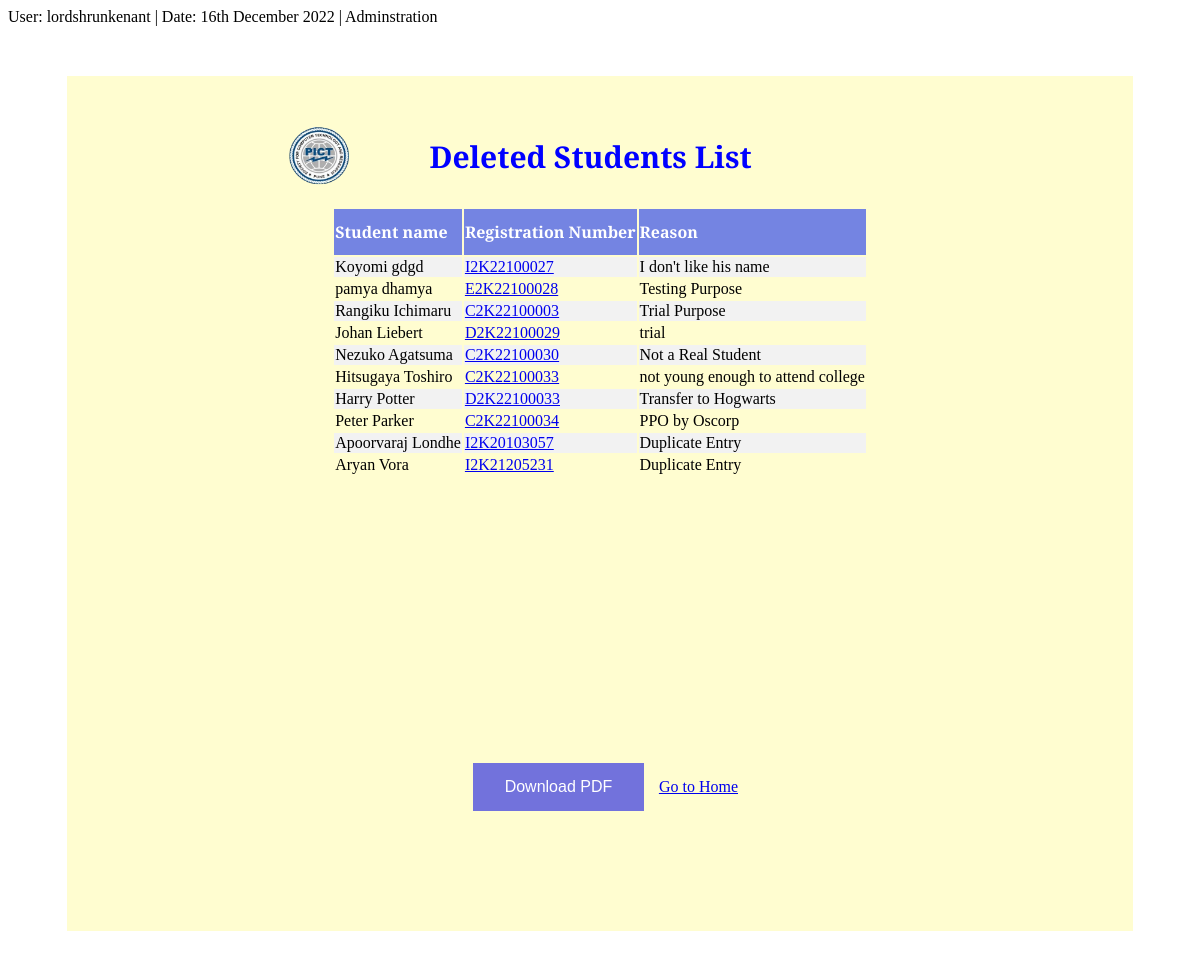
/basicform/showdelstudents/ (signed in), run on the app's committed database.
### basicform/models.py (models this page shows, shortened)
class DeletedStudent(models.Model):
    gender_list=[('M','male'),('F','female'),('O','other')]
    cap_choice_list=[(0,0),(1,1),(2,2),(3,3)]
    quota_list=[('CAP','CAP'),('institute','insti. lvl'),('pio','pio,J&K,J&kSSS'),('NEUT','NEUT'),('OCI','OCI'),('FN','FN'),('CIWC','CIWC'),('TFWS','TFWS'),('EWS','EWS'),('DEF','DEF')]
    state_list=[('MS','MS'),('OMS','OMS')]
    area_list=[('rural','rural'),('urban','urban')]
    board_list=[('MH','maharashtra'),('CBSE','CBSE'),('ICSE','ICSE'),('Other','Other')]
    branch_list=[('Computer','Computer'),('Data Science','Data Science'),('IT','IT'),('ENTC','ENTC')]
    yesno_list=[('Yes','Yes'),('No','No')]
    category_list=[('SC','SC'),('ST','ST'),('OBC','OBC'),('general','general'),('VJNT','VJNT')]
    reg_no=models.CharField(max_length=20,default='NULL',primary_key=True)
    reason=models.CharField(max_length=200,default='NULL')
    first_name=models.CharField(max_length=200,default='o')
    middle_name=models.CharField(max_length=200,default='o')
    last_name=models.CharField(max_length=200,default='o')
    age=models.IntegerField(default=1)
    father_first_name=models.CharField(max_length=200,default='o')
    mother_first_name=models.CharField(max_length=200,default='o')
    father_email=models.EmailField(max_length=200,default='xyz@gmail.com')
    mother_email=models.EmailField(max_length=200,default='xyz@gmail.com')
    father_middle_name=models.CharField(blank=True, max_length=20)
    father_last_name=models.CharField(blank=True, max_length=20)
    mother_middle_name=models.CharField(blank=True, max_length=20)
    mother_last_name=models.CharField(blank=True, max_length=20)
    date_of_birth=models.CharField(max_length=100)
    place_of_birth=models.CharField(max_length=30,default='o')
    mobile_number=models.BigIntegerField(default=1)
    Student_mobile=models.BigIntegerField(default=1)
    Tele_phone=models.BigIntegerField(default=1)
    Blood_group=models.CharField(max_length=3,default='o')
    permanent_address=models.CharField(max_length=200,default='urban')
    District=models.CharField(max_length=30,default='o')
    pin_code=models.IntegerField(default = 1)
    state=models.CharField(max_length=30,choices=state_list,default='MS')
    country=models.CharField(max_length=20,default='o')
    local_address=models.CharField(max_length=200,default='o')
    area=models.CharField(max_length=20,choices=area_list,default='o')
    gender=models.CharField(max_length=10,choices=gender_list,default='M')
    nationality=models.CharField(max_length=20,default='o')
    domicile=models.CharField(max_length=20,default='o')
    caste=models.CharField(max_length=20, default='o')
    subcaste=models.CharField(max_length=20, default='o')
    Religion=models.CharField(max_length=20, default='o')
    HSC_board_marks=models.FloatField(default = 1)
    college_name=models.CharField(max_length=200, default='o')
    college_address=models.CharField(max_length=200, default='o')
    passing_year=models.CharField(max_length=100)
    Jee_main_percentile=models.FloatField(default = 1)
    Jee_adv_percentile=models.FloatField(default=1)
    MHTCET_percentile=models.FloatField(default = 1)
    category=models.CharField(max_length=20,choices=category_list, default='general')
    father_occupation=models.CharField(max_length=20,default='o')
    annual_income=models.IntegerField(default=1)
    academic_year=models.CharField(max_length=20,default='2021-22')
    cap_round=models.IntegerField(choices=cap_choice_list,default=0)
    quota=models.CharField(max_length=20,choices=quota_list,default='institute')
    branch=models.CharField(max_length=20,default='Computer')
    aadhar_no=models.IntegerField(default=55555)
    father_mobile=models.IntegerField( default=1)
    mother_mobile=models.IntegerField( default=1)
    email=models.EmailField(default='xyz@gmail.com')
    HSC_board=models.CharField(max_length=10,choices=board_list,default='MH')
    SSC_board=models.CharField(max_length=10,choices=board_list,default='MH')
    HSC_pcm=models.IntegerField(default=1)
    seat_type=models.CharField(max_length=100,default='o')
    first_attempt=models.CharField(max_length=3,choices=yesno_list,default='yes')
    other_info= models.CharField(blank=True,max_length=100)
    marksheet_name=models.CharField(blank=True,max_length=100)
    class_name=models.ForeignKey('Clss',null=True,on_delete=models.SET_NULL,default=None)
    division=models.ForeignKey('Division',null=True,on_delete=models.SET_NULL,default=None)

### basicform/views.py (the view)
# urls.py: path('showdelstudents/',DisplayDeleted.as_view(),name='delstudentlist'),
class DisplayDeleted(ListView):
    model=DeletedStudent

### basicform/templatetags/customtags.py (called while the page is built)
@register.filter(name='has_group')
def has_group(user, group_name):
    return user.groups.filter(name=group_name).exists()

### basicform/templates/basicform/deletedstudent_list.html (shortened to what this page needs)
{%load static%}
{%load customtags%}
{%if request.user.is_authenticated and request.user|has_group:"Administrator" %}
<link rel='stylesheet' href="{% static 'Base.css' %}">
<div class="name">User: {{user.get_username}} | Date: {% now "jS F Y" %} | {%if user|has_group:"Administrator"%}Adminstration{%elif user|has_group:"Data Entry"%}Data Entry{%endif%}</div>
<div class="home">
<span id="tablee">
  <div class="heading">
    <h3>Deleted Students List</h3>
    <img src="{% static 'PICT-Logo.png' %}">
  </div>
  <div class="tab">
        <table >
            <tr><th>Student name</th><th>Registration Number</th><th>Reason</th></tr>
        {% for student in object_list %}
            <tr>
                <td>{{student.first_name}} {{student.last_name}}</td>
                <td><a href="/basicform/showdelstudents" onclick="location.href=this.href+'/{{student.reg_no}}';return false;">{{student.reg_no}}</a></td>
                <td>{{student.reason}}</td>
            </tr>
        {% endfor %}
    </table>
  </div>
</span>
  <button onclick="demoFromHTML()">Download PDF</button>
  <a href="{%url 'index' %}">Go to Home</a>
</div>
{%else%}
<h2>Administrative permission needed</h2>
<a href="{%url 'login'%}">Login</a>
{%endif%}

### basicform/statics/Base.css (style rules this page uses)
.home { background-color: #FFFDD0; margin: 50px auto; padding: 110px 0; text-align: center; width: 90%; font-family: 'Arvo', serif; align-items: center; }
.heading { display:inline-block; }
.tab { overflow-y: scroll; width: fit-content; height: 545px; margin: auto; }
tr:nth-child(even) { background-color: #f2f2f2; }
table { margin: auto; }
th { padding-top: 12px; padding-bottom: 12px; text-align: left; background-color: #7484e2; color: white; }
button { background-color: #7272dc; border: none; color: white; padding: 15px 32px; text-align: center; text-decoration: none; font-size: 16px; margin:1%; cursor: pointer; }
img { width: 60; margin: -60px 30px; position: absolute; float: left; }
h3 { color: blue; width: 50%; margin: -50px 180px 30px; font-size: 30px; float: right; }

### basicform/templates/basicform/deletedstudent_list.html (style rules this page uses)
h3 { color: blue; width: 50%; margin: -50px 180px 30px; font-size: 30px; float: right; }
img { width: 60; margin: -60px 30px; float: left; }

### data on the page
DeletedStudent: first_name "Koyomi", last_name "gdgd", reg_no "I2K22100027", reason "I don't like his name"
DeletedStudent: first_name "pamya", last_name "dhamya", reg_no "E2K22100028", reason "Testing Purpose"
DeletedStudent: first_name "Rangiku", last_name "Ichimaru", reg_no "C2K22100003", reason "Trial Purpose"
DeletedStudent: first_name "Johan", last_name "Liebert", reg_no "D2K22100029", reason "trial"
DeletedStudent: first_name "Nezuko", last_name "Agatsuma", reg_no "C2K22100030", reason "Not a Real Student"
DeletedStudent: first_name "Hitsugaya", last_name "Toshiro", reg_no "C2K22100033", reason "not young enough to attend college"
DeletedStudent: first_name "Harry", last_name "Potter", reg_no "D2K22100033", reason "Transfer to Hogwarts"
DeletedStudent: first_name "Peter", last_name "Parker", reg_no "C2K22100034", reason "PPO by Oscorp"
DeletedStudent: first_name "Apoorvaraj", last_name "Londhe", reg_no "I2K20103057", reason "Duplicate Entry"
DeletedStudent: first_name "Aryan", last_name "Vora", reg_no "I2K21205231", reason "Duplicate Entry"

### other printed values
{{ user.get_username }} "lordshrunkenant"
